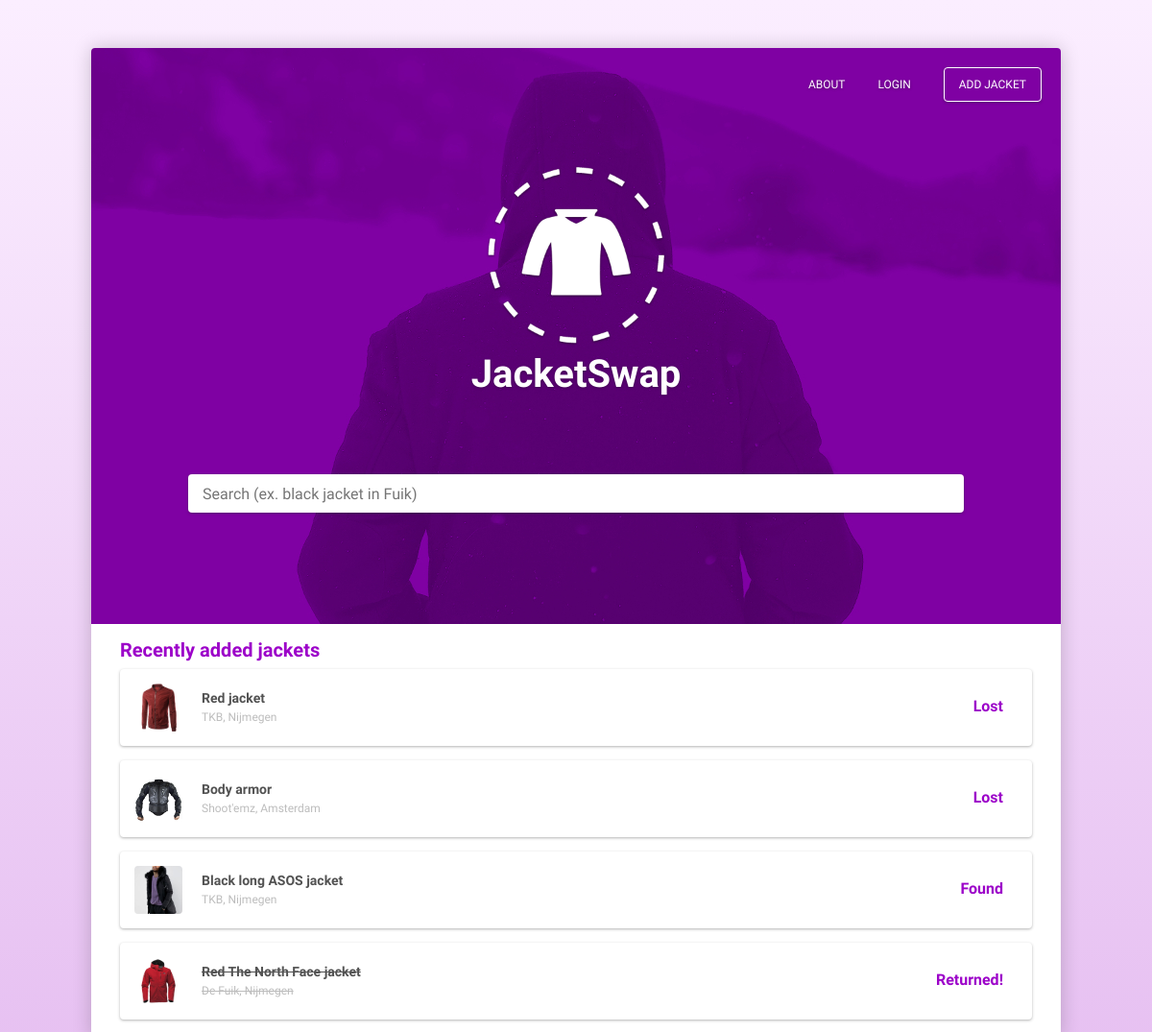
The page / on the database its author committed.
### jacket/models.py (models this page shows, shortened)
class Jacket(models.Model):
    title = models.CharField(max_length=300)
    description = models.TextField()
    location = models.CharField(max_length=300)
    image = models.FileField(default='generic/img/series-placeholder.png')
    added_by = models.ForeignKey(User, default='1', on_delete=models.CASCADE)
    added_on = models.DateTimeField(auto_now_add=True)
    returned = models.BooleanField(default=False)
    lost_found = models.CharField(default='found', max_length=5)

### jacketswap/views.py (the view)
# urls.py: path('', views.IndexView.as_view(), name='index'),
class IndexView(View):
    def get(self, request):
        jackets_list = Jacket.objects.all().order_by('-added_on')[:10]
        return render(request, 'generic/index.html', {'jackets': jackets_list})

### jacketswap/templates/generic/index.html (shortened to what this page needs)
{% extends 'generic/base.html' %}
{% load staticfiles %}
{% block navigation %}
    <div class="splash" style="background-image: url({% static 'generic/img/splash.jpg' %})">
        <nav class="splash-navigation">
            {% include 'generic/navigation.html' %}
        </nav>
        <div class="logo">
            <img src="{% static 'generic/img/js-logo-white.png' %}" alt="JacketSwap logo" />
            <h1>JacketSwap</h1>
            <form action="{% url 'jacket:search' %}" method="post">
                <input class="js-input-splash" type="text" name="search" placeholder="Search (ex. black jacket in Fuik)">
            </form>
        </div>
    </div>
{% endblock %}
{% block content %}
    <div class="col-lg-12">
        <h5>Recently added jackets</h5>
        {% for jacket in jackets %}
            <a href="{% url 'jacket:details' jacket.pk %}">
                <div class="jacket-item {% if jacket.returned %}returned{% endif %}">
                    <div class="image" style="background-image: url({{ jacket.image.url }})"></div>
                    <div class="info">
                        <div class="title">{{ jacket.title }}</div>
                        <div class="location">{{ jacket.location }}</div>
                    </div>
                    <div class="lof">
                        {% if jacket.returned %}
                            Returned!
                        {% else %}
                            {{ jacket.lost_found }}
                        {% endif %}
                    </div>
                </div>
            </a>
        {% endfor %}
    </div>
{% endblock %}

### jacketswap/static/generic/css/variables.css (style rules this page uses)
:root { --font-color-dark: #525252; --font-color-light: #bdbdbd; --font-color-inverse: #ffffff; --seperator-color: #f0f0f0; --background-color-light: #ffffff; --accent-color: #9C00C9; }

### jacketswap/static/generic/css/base.css (style rules this page uses)
body { background: #FBEEFF; background: -webkit-linear-gradient(to bottom, #FBEEFF, #E6BFF1); background: linear-gradient(to bottom, #FBEEFF, #E6BFF1); color: var(--font-color-dark); font-family: "Quicksand", sans-serif; min-height: 100vh; }
body a { color: var(--accent-color); font-weight: 500; transition: color 0.2s ease; }
h1, h2, h3, h4, h5, h6 { color: var(--accent-color); font-weight: 700; }
.wrapper .splash { background-position: center; border-radius: 4px 4px 0 0; color: var(--font-color-inverse); height: 600px; position: relative; width: 100%; }
.splash .logo { text-align: center; position: absolute; top: 50%; transform: translateY(-50%); width: 100%; }
.splash .logo h1 { color: var(--font-color-inverse); text-shadow: 0 1px 3px rgba(0, 0, 0, 0.3); margin-bottom: 80px; }
.splash .logo img { height: 200px; width: 200px; -webkit-filter: drop-shadow(0 1px 1px rgba(0, 0, 0, 0.5)); filter: drop-shadow(0 1px 1px rgba(0, 0, 0, 0.5)); }
.js-input-splash { border: none; border-radius: 4px; box-shadow: 0 1px 3px rgba(0, 0, 0, 0.3); height: 40px; padding: 0 15px; width: 80%; }
.splash-navigation { float: right; }
a .jacket-item { background: none; border-radius: 4px; box-shadow: 0 1px 3px rgba(0, 0, 0, 0.3); margin-bottom: 15px; overflow: hidden; padding: 15px; transition: box-shadow 0.2s ease; white-space: nowrap; }
a:last-child .jacket-item { margin-bottom: 0; }
a .jacket-item .image { background-size: cover; background-position: center; border-radius: 4px; display: inline-block; float: left; height: 50px; margin-right: 15px; width: 50px; }
a .jacket-item .info { display: inline-block; height: 50px; padding: 5px; }
a .jacket-item .title { color: var(--font-color-dark); font-size: 14px; font-weight: 700; }
a .jacket-item.returned .title { text-decoration: line-through; }
a .jacket-item .location { color: var(--font-color-light); font-size: 12px; }
a .jacket-item.returned .location { text-decoration: line-through; }
a .jacket-item .lof { float: right; font-weight: 700; margin: 12px 15px; text-transform: capitalize; }

### rows shown on the page
Jacket: image (picture), title "Red jacket", location "TKB, Nijmegen", lost_found "Lost"
Jacket: image (picture), title "Body armor", location "Shoot'emz, Amsterdam", lost_found "Lost"
Jacket: image (picture), title "Black long ASOS jacket", location "TKB, Nijmegen", lost_found "Found"
Jacket: image (picture), title "Red The North Face jacket", location "De Fuik, Nijmegen", returned "Returned!"
